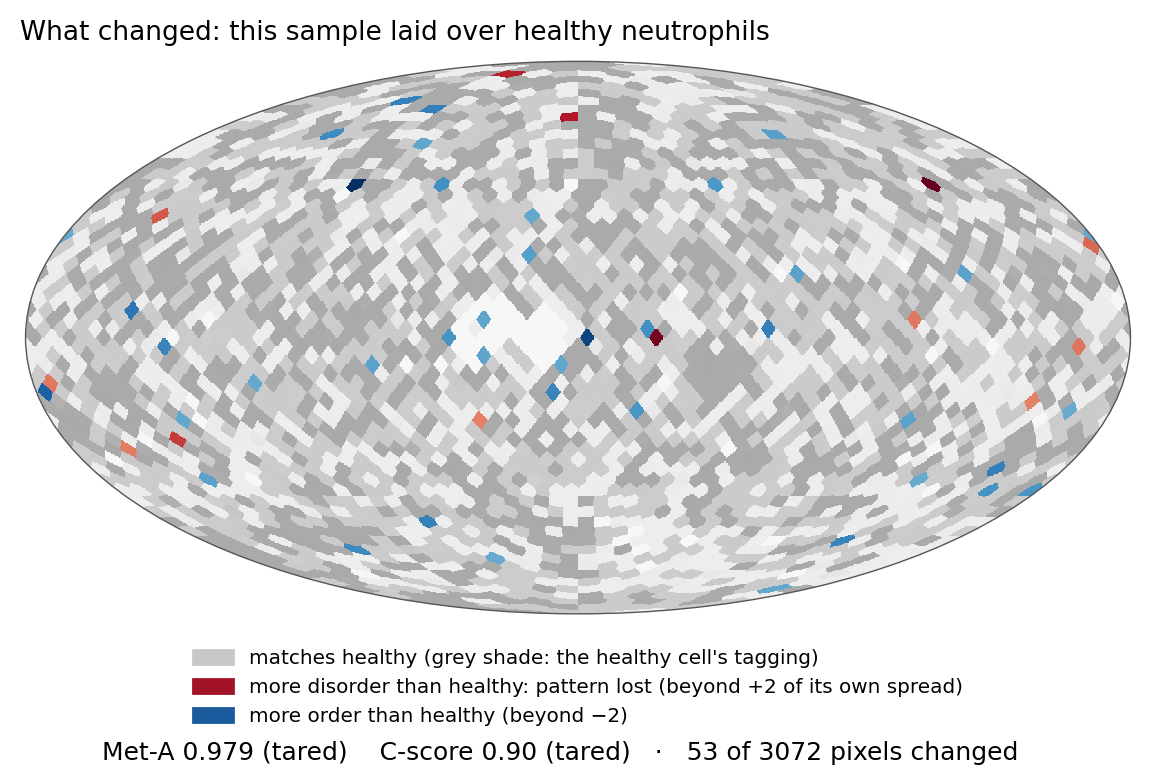
#> input picture Biological_Physics/MethylPhys/doors/data/REPORT_EXAMPLES_V4/final/GSE235717_GSM7508429_changes_sky.png, 1156 x 784 px; its folder holds 4 pictures in this run
$ python fig_walkthrough.py
#> lines starting #> are read from the running program, lines starting #| are printed output that depends on the picture
"""Figures for Chapter ch:walkthrough (2026-10-18): composed, without change, from the images the chain wrote into its own reports
(Biological_Physics/MethylPhys/doors/data/REPORT_EXAMPLES_V4/final). Nothing is drawn or computed here.
Writes docs/book/figures/part6/fig_p6_walk_overlays.{png,pdf} and fig_p6_walk_gauges.{png,pdf}."""
import os
from PIL import Image
HERE = os.path.dirname(os.path.abspath(__file__)); REPO = os.path.normpath(os.path.join(HERE, "..", "..", ".."))
F = os.path.join(REPO, "Biological_Physics/MethylPhys/doors/data/REPORT_EXAMPLES_V4/final") + "/"; O = os.path.join(REPO, "docs/book/figures/part6") + "/"
def col(sky, bar, w=1400):
#> called with sky = 'GSE235717_GSM7508429_changes_sky.png', bar = 'GSE235717_GSM7508429_gauge_cscore.png', w = 1400
    sky, bar = Image.open(F + sky).convert("RGB"), Image.open(F + bar).convert("RGB")
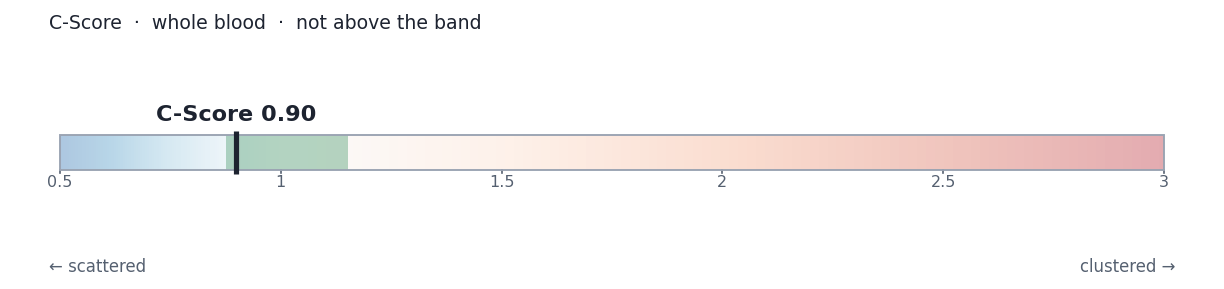
#> input picture Biological_Physics/MethylPhys/doors/data/REPORT_EXAMPLES_V4/final/GSE235717_GSM7508429_gauge_cscore.png, 1224 x 289 px
    sky = sky.resize((w, int(sky.height * w / sky.width))); bar = bar.resize((w, int(bar.height * w / bar.width)))
    S = Image.new("RGB", (w, sky.height + bar.height + 20), "white"); S.paste(sky, (0, 0)); S.paste(bar, (0, sky.height + 20)); return S
#> after `S = Image.new('RGB', (w, sky.height + bar.height + 20), 'white')`: S: PIL image 1400x1299 RGB; every value is 255
A = col("GSE235717_GSM7508429_changes_sky.png", "GSE235717_GSM7508429_gauge_cscore.png")
B = col("GSE235717_GSM7508429_PLANTED_CLUSTERED_changes_sky.png", "GSE235717_GSM7508429_PLANTED_CLUSTERED_gauge_cscore.png")
#> call 2 of col, with w = 1400
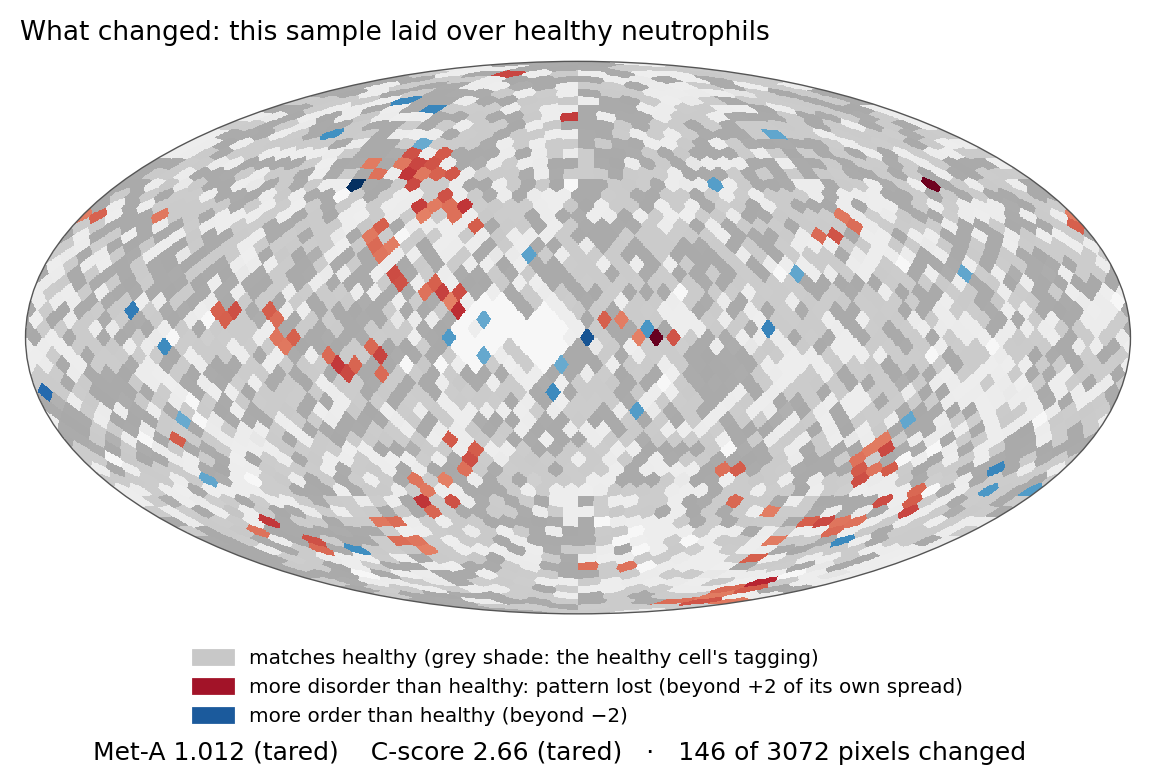
#> input picture Biological_Physics/MethylPhys/doors/data/REPORT_EXAMPLES_V4/final/GSE235717_GSM7508429_PLANTED_CLUSTERED_changes_sky.png, 1156 x 784 px
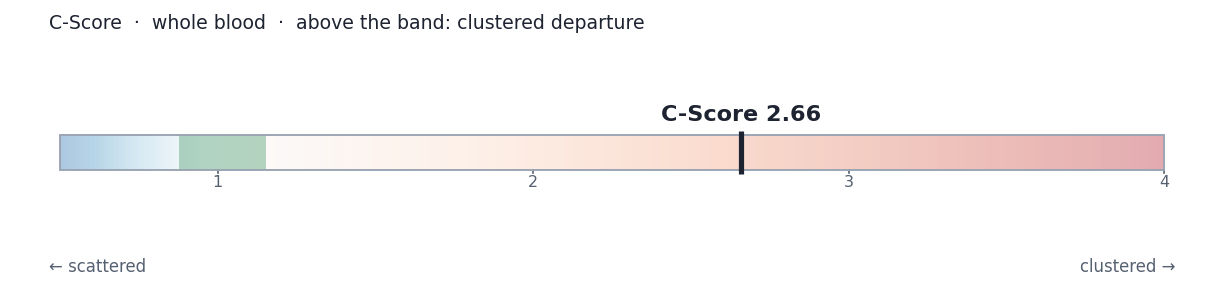
#> input picture Biological_Physics/MethylPhys/doors/data/REPORT_EXAMPLES_V4/final/GSE235717_GSM7508429_PLANTED_CLUSTERED_gauge_cscore.png, 1224 x 289 px
#> in col (call 2), `sky = sky.resize((w, int(sky.height * w / sky.width)))`:
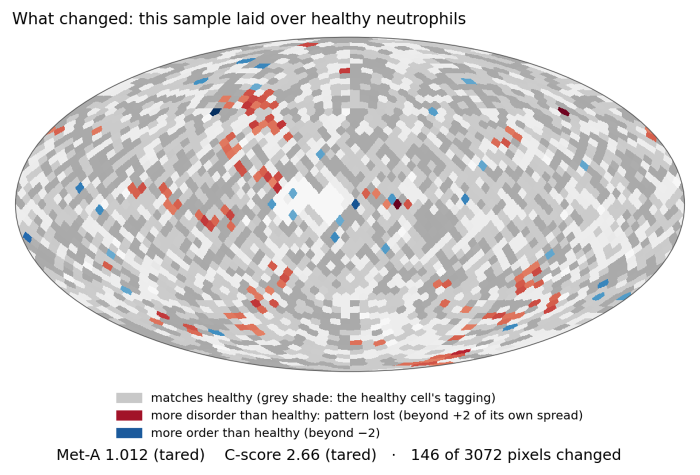
#> sky: PIL image 1400x949 RGB (shown at 1/2 size); mean R, G, B 221.8, 219.8, 219.8
#> in col (call 2), `S.paste(bar, (0, sky.height + 20))`:
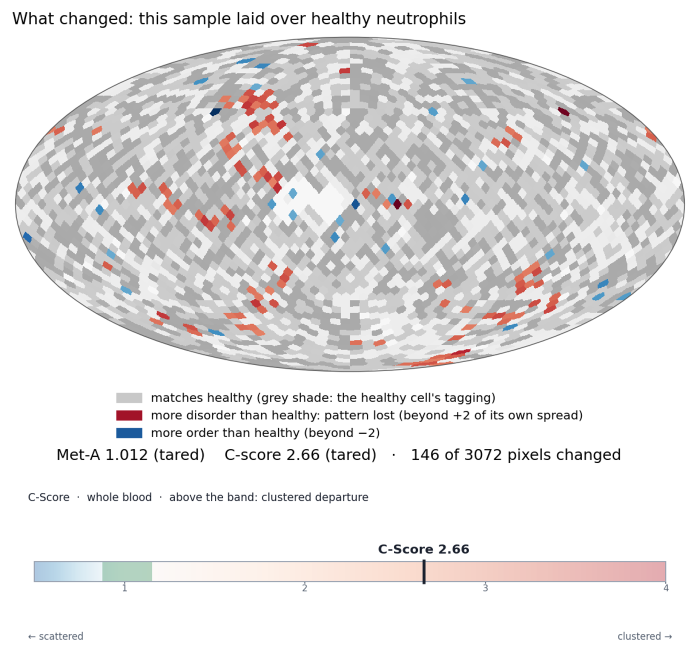
#> S: PIL image 1400x1299 RGB (shown at 1/2 size); mean R, G, B 229.3, 227.4, 227.3
S = Image.new("RGB", (A.width + B.width + 60, max(A.height, B.height)), "white"); S.paste(A, (0, 0)); S.paste(B, (A.width + 60, 0))
#> after `S = Image.new('RGB', (A.width + B.width + 60, max(A.height, B.height))`: S: PIL image 2860x1299 RGB; every value is 255
#> after `S.paste(A, (0, 0))`:
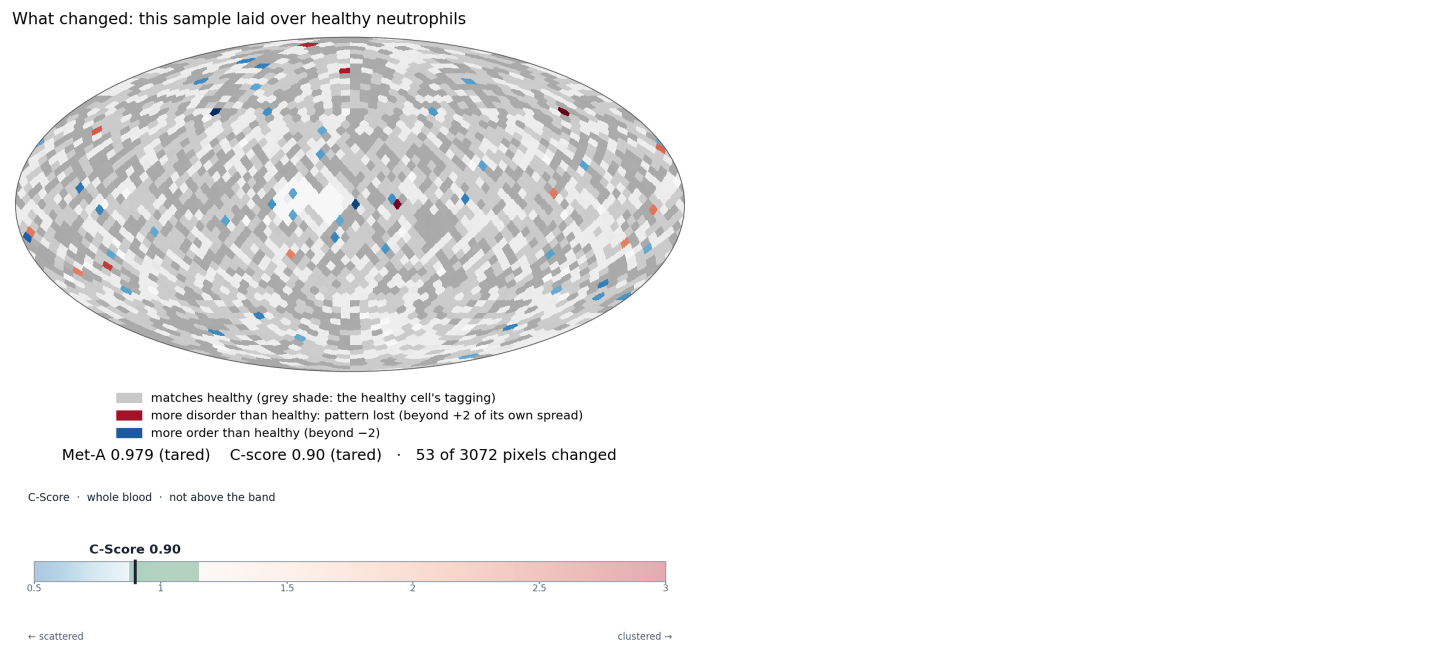
#> S: PIL image 2860x1299 RGB (shown at 1/2 size); mean R, G, B 242.3, 242.2, 242.3
#> after `S.paste(B, (A.width + 60, 0))`:
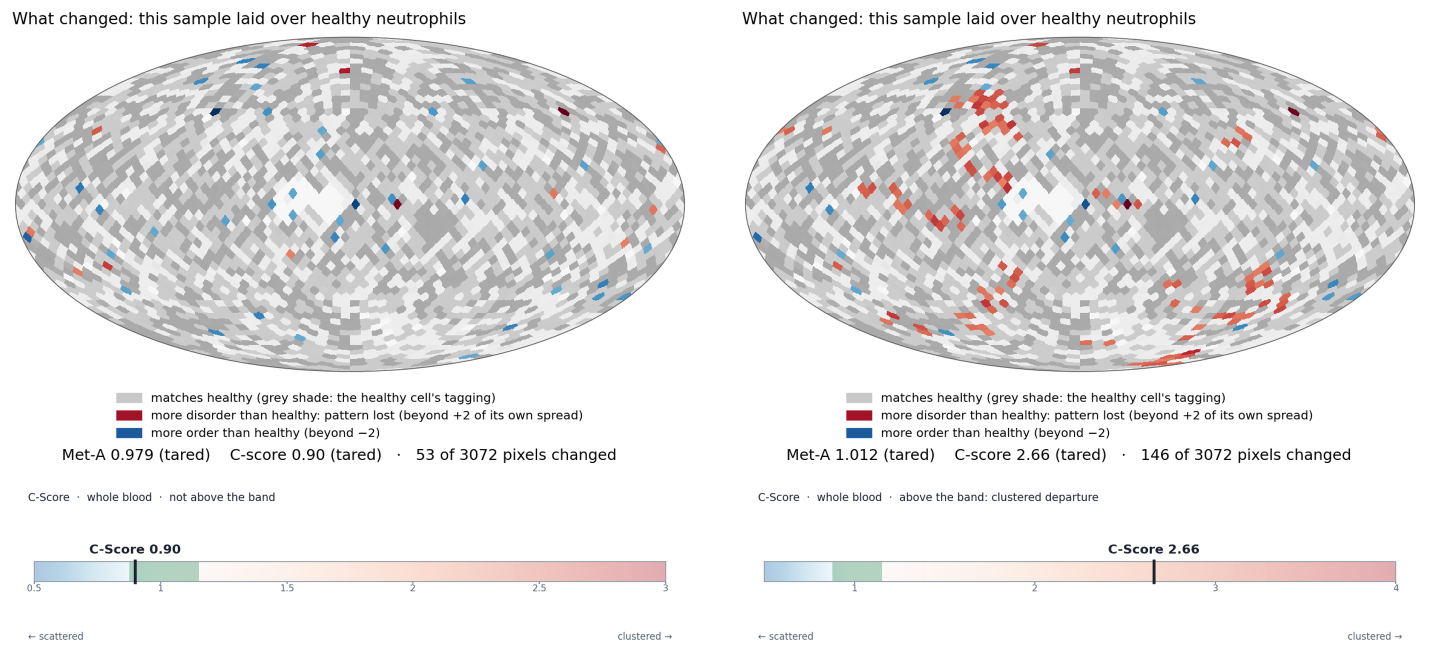
#> S: PIL image 2860x1299 RGB (shown at 1/2 size); mean R, G, B 229.7, 228.6, 228.7
S.save(O + "fig_p6_walk_overlays.png"); S.save(O + "fig_p6_walk_overlays.pdf", resolution=200)
#> (the run stopped early here; a loop or call above may not have finished)
